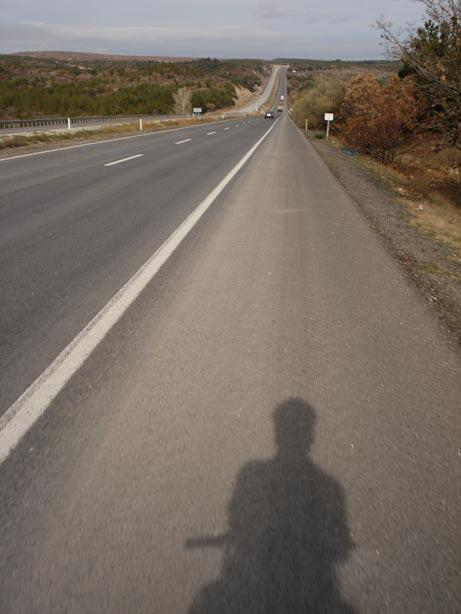
%> input picture 1.jpg, 461 x 614 px
$ octave image_main_1.m   (GNU Octave 9; MATLAB toolbox functions it lacks are replaced by stand-ins)
%> lines starting %> are read from the running program, lines starting %| are printed output that depends on the picture; in (x1, y1, x2, y2) boxes, pixels count from 0 and x2, y2 are one past the last pixel; in counts of white or black regions, pixels touching at a corner belong together; the program's own positions count from 1
### deshadow.m
function [deshaowimage] = deshadow(shadowimage, line1, line2)
R = shadowimage(:,:,1);
[X,Y] = size(R);
[offset, ~]=Offset(shadowimage,line2);
% Offset correction
imgg = zeros([X,Y,3]);
if size(offset,1)==X
     imgg= shadowimage - offset;
else
    for i=1:3
    imgg(:,:,i) = shadowimage(:,:,i) - offset(i);
    end
end

Z = load('shadow_data.mat');
shadowdata = Z.shadowdata;
mdl = KDTreeSearcher(shadowdata);
% color-line clustering
imgg1=reshape(shadowimage,X*Y,3);
geometric = sqrt( shadowimage(:,:,1).^2 + shadowimage(:,:,2).^2 +shadowimage(:,:,3).^2 );
geometric1 = reshape(geometric,[X*Y,1]);
unit = imgg1./geometric1;   %Normalization of processing data


% Correction image clustering
N = 1000;
imgg2=reshape(imgg,[X*Y,3]);
geometric = sqrt( imgg(:,:,1).^2 + imgg(:,:,2).^2 +imgg(:,:,3).^2 );
geometric1 = reshape(geometric,[X*Y,1]);
unit = imgg2./geometric1;
neighbor = knnsearch(mdl, unit);      %Find the nearest neighbor
add_neighbor = accumarray(neighbor,geometric(:),[N,1],@max);
radius_max = reshape( add_neighbor(neighbor), X, Y);
ra = (geometric)./(radius_max+eps);


% Shadow detection
detectionmap = line1>0.9;
shadowmap = line1<0.6 & line1>0.4;
log_imgg1=log(imgg1);
trdata=[log_imgg1(detectionmap(:),:);log_imgg1(shadowmap(:),:)];
trlabel=zeros([size(trdata,1),1]);
trlabel(1:sum(detectionmap(:)))=1;
model = ClassificationKNN.fit(trdata,trlabel,'NumNeighbors',3);
shadowit = predict(model,log_imgg1);
shadowit=reshape(shadowit,X,Y);
gsH = fspecial('gaussian',14,round(7));
shadowit = imfilter(shadowit,gsH,'replicate');
rmask=zeros([X,Y]);
rmask(shadowit<0.5)=1;
rmask=bwareaopen(~bwareaopen(~rmask,100),200);
bd=shadowboundary(rmask,ceil(max([X Y])/512));
bl=endpoint(ra,rmask,bd,8);
bdv=bl.e-bl.s;
mm = arrayfun(@(x) norm(bdv(:,x)), 1:length(bl.s));
bd.w = zeros(1,length(bd.t));
bd.w(~bd.t) = mm;
pmask=penumbra(bd,[X,Y]);
umask = rmask & ~pmask;
lmask=~(umask|pmask);

% Umbra shadow removal
umask1=reshape([umask umask umask],[X,Y,3]);
lmask1=reshape([lmask lmask lmask],[X,Y,3]);
umask2=neighbor;
lmask2=neighbor;
umask2(umask(:)==0)=N+1;
lmask2(lmask(:)==0)=N+1;
lm=zeros([N+1 3]);
um=zeros([N+1 3]);
lmean=zeros([N+1 3]);
umean=zeros([N+1 3]);

for i=1:3
      lm(:,i)=accumarray(lmask2,imgg1(:,i),[N+1 1],@std);
      um(:,i)=accumarray(umask2,imgg1(:,i),[N+1 1],@std);
      lmean(:,i)=accumarray(lmask2,imgg1(:,i),[N+1 1],@mean);
      umean(:,i)=accumarray(umask2,imgg1(:,i),[N+1 1],@mean);
end

% Use the average statistis to relight the umbra region that has no reference lit pixels
lingtx=sum(umean,2)>0;
lighty=lingtx & (sum(lmean,2)==0);
if find(lighty)
    lights=lingtx & ~lighty;
    meanscale=mean(lmean(lights,:)./umean(lights,:),1);
    stdscale=mean(lm(lights,:)./um(lights,:),1);
    for index=1:3
        lmean(lighty,index)=umean(lighty,index)* meanscale(index);
        lm(lighty,index)=um(lighty,index)* stdscale(index);
    end
end
% Relight umbra region.
std_scale=lm./max((um+eps),0.01);
udeimg=(imgg1-umean(umask2,:)).*std_scale(umask2,:)+lmean(umask2,:);

% Penumbra shadow removal
pmask1=reshape([pmask pmask pmask],[X,Y,3]);
pmask2=neighbor;
pmask2(pmask(:)==0)=N+1;
umean1=accumarray(umask2,ra(:),[N+1 1],@mean);
lmean2=accumarray(lmask2,ra(:),[N+1 1],@mean);
uscale=imgg1./udeimg;
uscale_mean=zeros([N+1 3]);
pscale=zeros([X*Y,3]);
for i=1:3
      uscale_mean(:,i)=accumarray(umask2,uscale(:,i),[N+1 1],@mean);
      pscale(:,i)=uscale_mean(pmask2,i)+(1-uscale_mean(pmask2,i)).*(ra(:)-umean1(pmask2))./(lmean2(pmask2)-umean1(pmask2));
end
pscale=reshape(pscale,X,Y,3);
uscale=reshape(uscale,X,Y,3);
pscale(pmask1==0)=0;
uscale(umask1==0)=0;
scale=pscale+uscale;
scale(lmask1==1)=1;
deshaowimage=shadowimage./scale;


figure,
subplot(2,2,1);
imshow(shadowimage);
title('Input');

subplot(2,2,2);
imshow(imgg);
title('offset result');

%subplot(2,3,3);
%imshow(pscale);
%title('mask1');

subplot(2,2,3);
imshow(lmask*0.3+pmask*0.7+umask);
title('mask2');

%subplot(2,3,5);
%imshow(shadowit);
%title('mask3');

subplot(2,2,4);
imshow(deshaowimage);
title('Shadow free image');


end

### Offset.m
function [offset, line2] = Offset(img, line2)
    if isempty(line2)
        figure;imshow(img);
        [~,x,y] = handle(gca,3);
        close
        offseting=zeros([size(img,1),size(img,2)]);
       for index=1:length(x)
           offseting(round(y(index)),round(x(index)))=1;
       end
        offseting=logical(imdilate(offseting,strel('sphere',3)));
        line2 = offseting;
    else
        offseting = line2 > 0.4;
    end
    r = img(:,:,1); g = img(:,:,2); b = img(:,:,3);
    selectData = cat(2, r(offseting), g(offseting), b(offseting));
    [~,V]=pca(selectData);
    v=V';
    p=mean(selectData);
    ori=p-v*dot(p,v)/norm(v);
    for channel=1:3
        img(:,:,channel)=img(:,:,channel)-ori(channel);
    end
    imgnorm=sqrt(img(:,:,1).^2+img(:,:,2).^2+img(:,:,3).^2);
    offset=zeros(size(img));
    v=v./norm(v);
    for channel=1:3
        offset(:,:,channel)=img(:,:,channel).*ori(channel)./(v(channel).*imgnorm+eps);
    end

    function [d v] = pca(X)
        m = mean(X,1)';  %Zero the center of the matrix column to get matrix X
        for c=1:3
            X(:,c) = X(:,c)-m(c);
        end
        X = X'*X ;  %Calculate X'*X
        X = X/size(X,1);
        [V, lambda] = eig(X);     %Solving eigenvalues and eigenvectors.
        d = diag(lambda);
        v = V(:,3);
    end
end

### huaxian.m
function img=huaxian(a,b,c,d,k,Ih)
img=Ih;
xk=(c-a);
yk=(d-b);
if xk==0
    if yk>0
        for i=b:d
            img(i,a)=k;
        end
    end
    if yk<0
        for i=d:b
            img(i,a)=k;
        end
    end
return
end
if yk==0
    if xk>0
        for i=a:c
            img(b,i)=k;
        end
    end
    if xk<0
        for i=c:a
            img(b,i)=k;
        end
    end
return
end
ykk=(yk/xk);
if a<c
    y=b;
    for i=a:c
        img(round(y),i)=k;
        y=(y+ykk);
    end
end
if a>c
    y=d;
    for i=c:a
        img(round(y),i)=k;
        y=(y+ykk);
    end
end
xkk=(xk/yk);
if b<d
    x=a;
    for i=b:d
        img(i,round(x))=k;
        x=(x+xkk);
    end
end
if b>d
    x=c;
    for i=d:b
        img(i,round(x))=k;
        x=(x+xkk);
    end
end

### image_main_1.m
%Run this file to get the shadow removal of image 1.jpg.

clear all;
shadowimage=im2double(imread('1.jpg')); % read 1.jpg

m = shadowimage;
R = m(:,:,1);
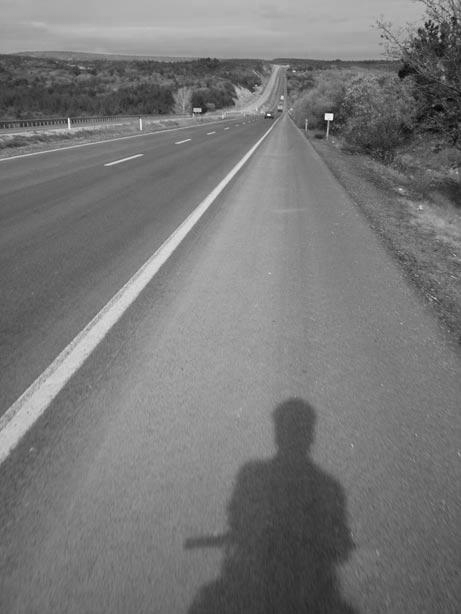
%> R: size 614x461 double; min 0.00392, max 1, mean 0.47
[width,height]=size(R); % calculate the size of image
%> width = 614; height = 461
rm0 = zeros(width,height);
rm = rm0;
k1 = 0.502; % set color perameters
k2 = 1;

for i = 1:8  % choose the needed region line
    a = 270+i;
    b = 500;
    c = 300+i;
    d = 600;
    rm=huaxian(a,b,c,d,k1,rm);
    a = 270+i;
    b = 200;
    c = 300+i;
    d = 300;
    rm=huaxian(a,b,c,d,k2,rm);
end
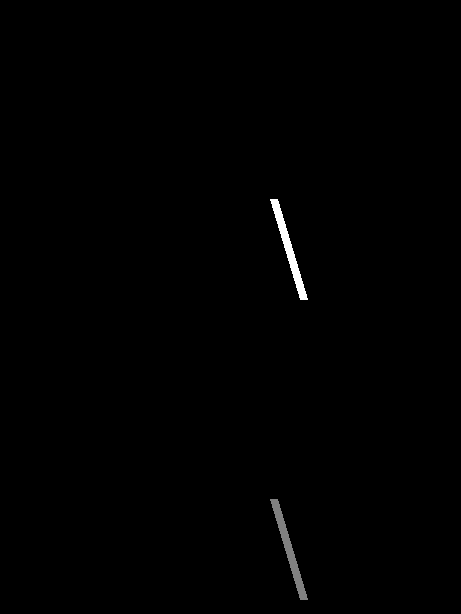
%> rm: size 614x461 double; min 0, max 1, mean 0.00429

line2 = rm0;

for i = 1:8
    a = 350+i;
    b = 450;
    c = 300+i;
    d = 500;
    line2=huaxian(a,b,c,d,k2,line2);
end
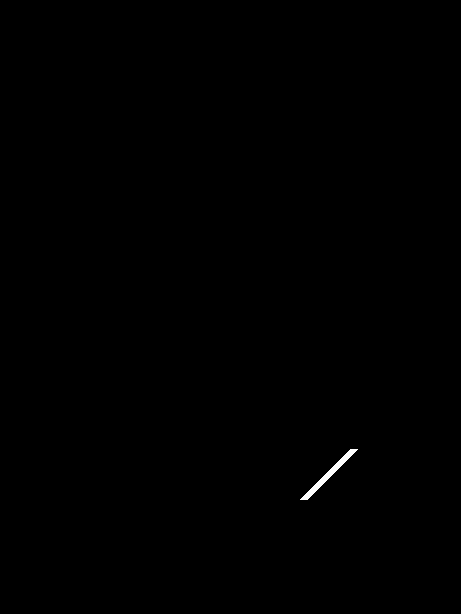
%> line2: size 614x461 double; values 0 (black) and 1 (white), 0.14% white; 1 white region, box (x1, y1, x2, y2) and area: (300, 449, 358, 500) 408

line1=im2double(rm);
line2=im2double(line2);
[deshadowimage]=deshadow(shadowimage,line1,line2); % get the results
%> in Offset, `g = img(:,:,2)`:
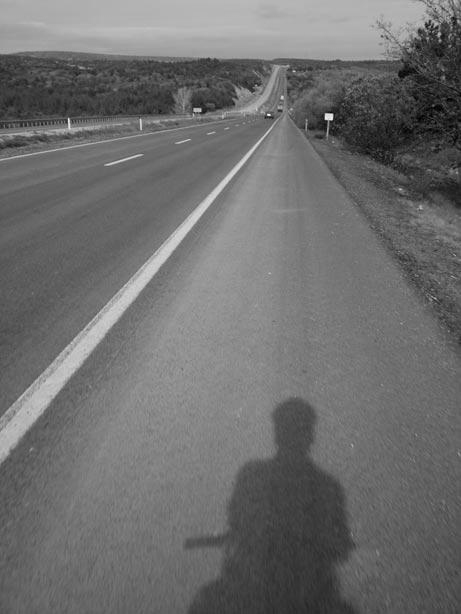
%> g: size 614x461 double; min 0, max 0.992, mean 0.431
%> in Offset, `b = img(:,:,3)`:
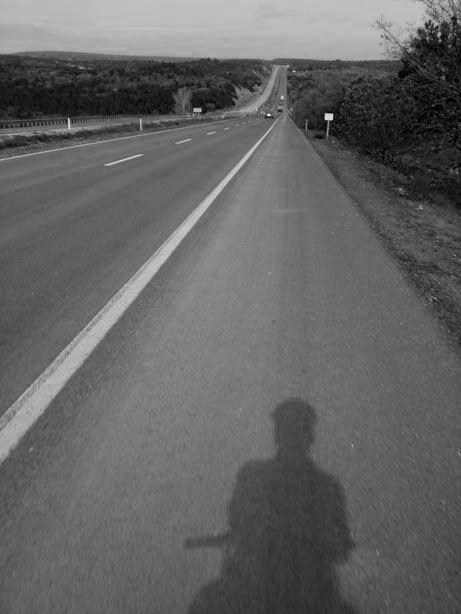
%> b: size 614x461 double; min 0, max 1, mean 0.394
%> in Offset, `selectData = cat(2, r(offseting), g(offseting), b(offseting));`: selectData = 408 rows, first 12: [0.275 0.271 0.263; 0.278 0.275 0.267; 0.282 0.278 0.271; 0.255 0.251 0.243; 0.263 0.259 0.251; 0.275 0.271 0.263; 0.251 0.247 0.239; 0.247 0.243 0.235; 0.251 0.247 0.239; 0.263 0.259 0.251; 0.263 0.247 0.235; 0.243 0.239 0.231]
%> in pca, `m = mean(X,1)';`: m = [0.377; 0.345; 0.317]
%> after the loop in pca, `for c=1:3`: X = 408 rows, first 12: [-0.102 -0.074 -0.0538; -0.0981 -0.0701 -0.0499; -0.0942 -0.0661 -0.046; -0.122 -0.0936 -0.0734; -0.114 -0.0857 -0.0656; -0.102 -0.074 -0.0538; -0.126 -0.0975 -0.0773; -0.129 -0.101 -0.0812; -0.126 -0.0975 -0.0773; -0.114 -0.0857 -0.0656; -0.114 -0.0975 -0.0812; -0.133 -0.105 -0.0852]
%> in pca, `X = X'*X ;  %Calculate X'*X`: X = [4.65 3.94 3.27; 3.94 3.35 2.79; 3.27 2.79 2.33]
%> in pca, `X = X/size(X,1);`: X = [1.55 1.31 1.09; 1.31 1.12 0.93; 1.09 0.93 0.776]
%> in pca, `[V, lambda] = eig(X);`: V = [0.322 0.668 0.671; -0.8 -0.187 0.57; 0.507 -0.72 0.474]; lambda = [0.000574 0 0; 0 0.00502 0; 0 0 3.44]
%> in pca, `d = diag(lambda);`: d = [0.000574; 0.00502; 3.44]
%> in pca, `v = V(:,3);`: v = [0.671; 0.57; 0.474]
%> in Offset, `v=V';`: v = [0.671 0.57 0.474]
%> in Offset, `p=mean(selectData);`: p = [0.377 0.345 0.317]
%> in Offset, `ori=p-v*dot(p,v)/norm(v);`: ori = [-0.0254 0.003 0.0323]
%> after the loop in Offset, `for channel=1:3`:
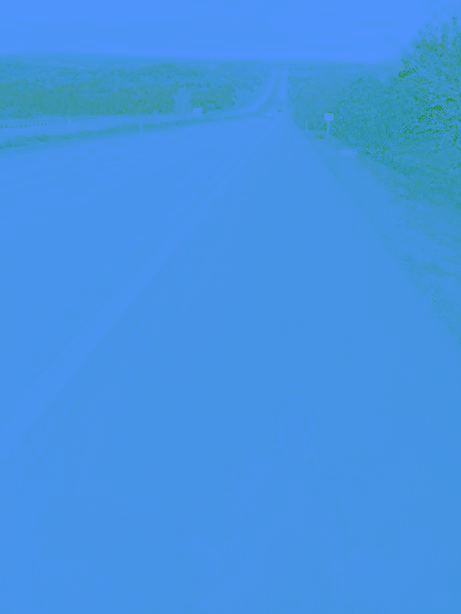
%> offset: size 614x461x3 double; mean R, G, B -0.0254, 0.003, 0.0316; drawn with min black and max white
%> (the run ends here)
